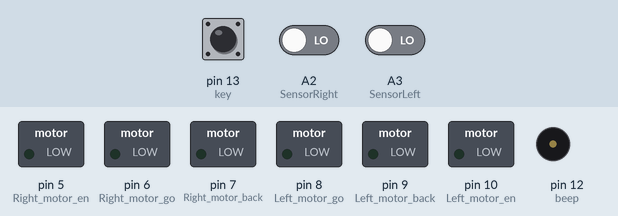
The sketch below on a simulated Arduino Uno, built with avr-gcc and run on an emulated ATmega328P. On the bench: switched loads named in the sketch (green lamp = pin HIGH), buzzer (waves = sounding, pin HIGH). Inputs (shaded band) come from the test bench; at power-on: pin 13 (key) HIGH, A2 (SensorRight) LOW, A3 (SensorLeft) LOW.

Above: at 1.2 s.
1.3 s: pin 13 (key) pulled LOW for 0.15 s
At 1.8 s:
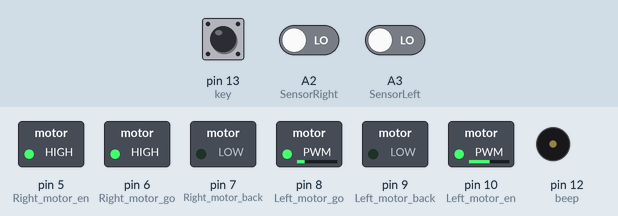
Timing chart, 0 to 1.6 s (numbered marks = the images above; inputs shaded):
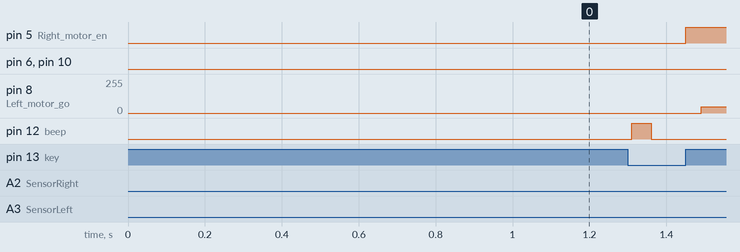

The sketch:

black_line_Walking_experiment.ino
```cpp
//============================UNIROI===========================
//  Line Walking Experiment
//===============================================================
//#include <Servo.h>
int Left_motor_back=9;
int Left_motor_go=8;
int Right_motor_go=6;
int Right_motor_back=7;
int Right_motor_en=5;
int Left_motor_en=10;

/*Set Button port*/
int key=13;

/*Set BUZZER port*/
int beep=12;

const int SensorRight = A2;   	// Set Right Line Walking Infrared sensor port
const int SensorLeft = A3;     	// Set Left Line Walking Infrared sensor port
int SL;    // State of Left Line Walking Infrared sensor
int SR;    // State of Right Line Walking Infrared sensor

void setup()
{
   //Initialize motor drive for output mode
  pinMode(Left_motor_go,OUTPUT);
  pinMode(Left_motor_back,OUTPUT);
  pinMode(Right_motor_go,OUTPUT);
  pinMode(Right_motor_back,OUTPUT);
  pinMode(Right_motor_en,OUTPUT);
  pinMode(Left_motor_en,OUTPUT);
  pinMode(key,INPUT);// Set button as input
  pinMode(beep,OUTPUT);// Set buzzer as output

  pinMode(SensorRight, INPUT); // Set Right Line Walking Infrared sensor as input
  pinMode(SensorLeft, INPUT); // Set left Line Walking Infrared sensor as input

  digitalWrite(key,HIGH);//Initialize button
  digitalWrite(beep,LOW);// set buzzer mute
}
void run()     // ahead
{
  digitalWrite(Left_motor_en,HIGH);  // Left motor enable
  analogWrite(Left_motor_en,130);
  digitalWrite(Right_motor_en,HIGH);  // Right motor enable
  digitalWrite(Right_motor_go,HIGH);  // right motor go ahead
  digitalWrite(Right_motor_back,LOW);
  analogWrite(Right_motor_go,120);//PWM--Pulse Width Modulation(0~255). right motor go speed is 255.
  analogWrite(Right_motor_back,0);
  digitalWrite(Left_motor_go,HIGH);  // set left motor go ahead
  digitalWrite(Left_motor_back,LOW);
  analogWrite(Left_motor_go,120);//PWM--Pulse Width Modulation(0~255).left motor go speed is 135.
  analogWrite(Left_motor_back,0);
  //delay(time * 100);   //Running time can be adjusted
}

void brake()         //STOP
{
  digitalWrite(Right_motor_go,LOW);//Stop the right motor
  digitalWrite(Right_motor_back,LOW);
  digitalWrite(Left_motor_go,LOW);//Stop the left motor
  digitalWrite(Left_motor_back,LOW);
  //delay(time * 100);  //Running time can be adjusted
}

void left()        //turn left
{
  digitalWrite(Right_motor_go,HIGH);	// right motor go ahead
  digitalWrite(Right_motor_back,LOW);
  analogWrite(Right_motor_go,190); // PWM--Pulse Width Modulation(0~255) control speed，right motor go speed is 255.
  analogWrite(Right_motor_back,0);
  digitalWrite(Left_motor_go,LOW);   // left motor stop
  digitalWrite(Left_motor_back,LOW);
  analogWrite(Left_motor_go,0);
  analogWrite(Left_motor_back,0);
 //delay(time * 100);
}
void spin_left(int time)   //Left rotation
{
  digitalWrite(Right_motor_go,HIGH);// right motor go ahead
  digitalWrite(Right_motor_back,LOW);
  analogWrite(Right_motor_go,200);// PWM--Pulse Width Modulation(0~255) control speed ,right motor go speed is 200.
  analogWrite(Right_motor_back,0);
  digitalWrite(Left_motor_go,LOW);   // left motor back off
  digitalWrite(Left_motor_back,HIGH);
  analogWrite(Left_motor_go,0);
  analogWrite(Left_motor_back,200);// PWM--Pulse Width Modulation(0~255) control speed,left motor back speed is 200.
   delay(time * 100);
}

void right()      //turn right
{
  digitalWrite(Right_motor_go,LOW);   // right motor stop
  digitalWrite(Right_motor_back,LOW);
  analogWrite(Right_motor_go,0);
  analogWrite(Right_motor_back,0);
  digitalWrite(Left_motor_go,HIGH);// left motor go ahead
  digitalWrite(Left_motor_back,LOW);
  analogWrite(Left_motor_go,230);// PWM--Pulse Width Modulation(0~255) control speed ,left motor go speed is 255.
  analogWrite(Left_motor_back,0);
  //delay(time * 100);
}

void spin_right(int time)   //Right rotation
{
  digitalWrite(Right_motor_go,LOW);  // right motor back off
  digitalWrite(Right_motor_back,HIGH);
  analogWrite(Right_motor_go,0);
  analogWrite(Right_motor_back,200);// PWM--Pulse Width Modulation(0~255) control speed
  digitalWrite(Left_motor_go,HIGH);// left motor go ahead
  digitalWrite(Left_motor_back,LOW);
  analogWrite(Left_motor_go,200);// PWM--Pulse Width Modulation(0~255) control speed
  analogWrite(Left_motor_back,0);
  delay(time * 100);
}

void back(int time)   //back off
{ digitalWrite(Right_motor_go,LOW); //right motor back off
  digitalWrite(Right_motor_back,HIGH);
  analogWrite(Right_motor_go,0);
  analogWrite(Right_motor_back,150);// PWM--Pulse Width Modulation(0~255) control speed
  analogWrite(Right_motor_en,165);
  digitalWrite(Left_motor_go,LOW);  //left motor back off
  digitalWrite(Left_motor_back,HIGH);
  analogWrite(Left_motor_go,0);
  analogWrite(Left_motor_back,140);// PWM--Pulse Width Modulation(0~255) control speed
   delay(time * 100);
}
//==========================================================

void keysacn()
{
  int val;
  val=digitalRead(key);// Reads the button ,the level value assigns to val
  while(digitalRead(key))// When the button is not pressed
  {
    val=digitalRead(key);
  }
  while(!digitalRead(key))// When the button is pressed
  {
    delay(10);	//delay 10ms
    val=digitalRead(key);// Reads the button ,the level value assigns to val
    if(val==LOW)  //Double check the button is pressed
    {

      digitalWrite(beep,HIGH);//The buzzer sounds
      delay(50);//delay 50ms
      while(!digitalRead(key))	//Determine if the button is released or not
        digitalWrite(beep,LOW);//mute
    }
    else
      digitalWrite(beep,LOW);//mute
  }
}

/*main loop*/
void loop()
{

  keysacn();//Press the button to start
  while(1)
  {
  /**************************************************************************************
  Infrared signal back means white undersurface ,returns low level and led lights up.
  Infrared signal gone means black undersurface ,returns high level and led lights off.
  **************************************************************************************/
  SR = digitalRead(SensorRight);//Right Line Walking Infrared sensor against white undersurface,then LED[L2] light illuminates and while against black undersurface,LED[L2] goes off
  SL = digitalRead(SensorLeft);//Left Line Walking Infrared sensor against white undersurface,then LED[L3] light illuminates and while against black undersurface,LED[L3] goes off
  if (SL ==LOW&&SR== LOW)// Black lines were not detected at the same time
    run();   // go ahead
  else if (SL == LOW & SR == HIGH)// Left sensor against white undersurface and right against black undersurface , the car left off track and need to adjust to the right.
    right();
  else if (SR == LOW & SL ==  HIGH) // Rihgt sensor against white undersurface and left against black undersurface , the car right off track and need to adjust to the left.
    left();
  else // Black lines were detected at the same time , the car stop.
    brake();
  }
}
```
